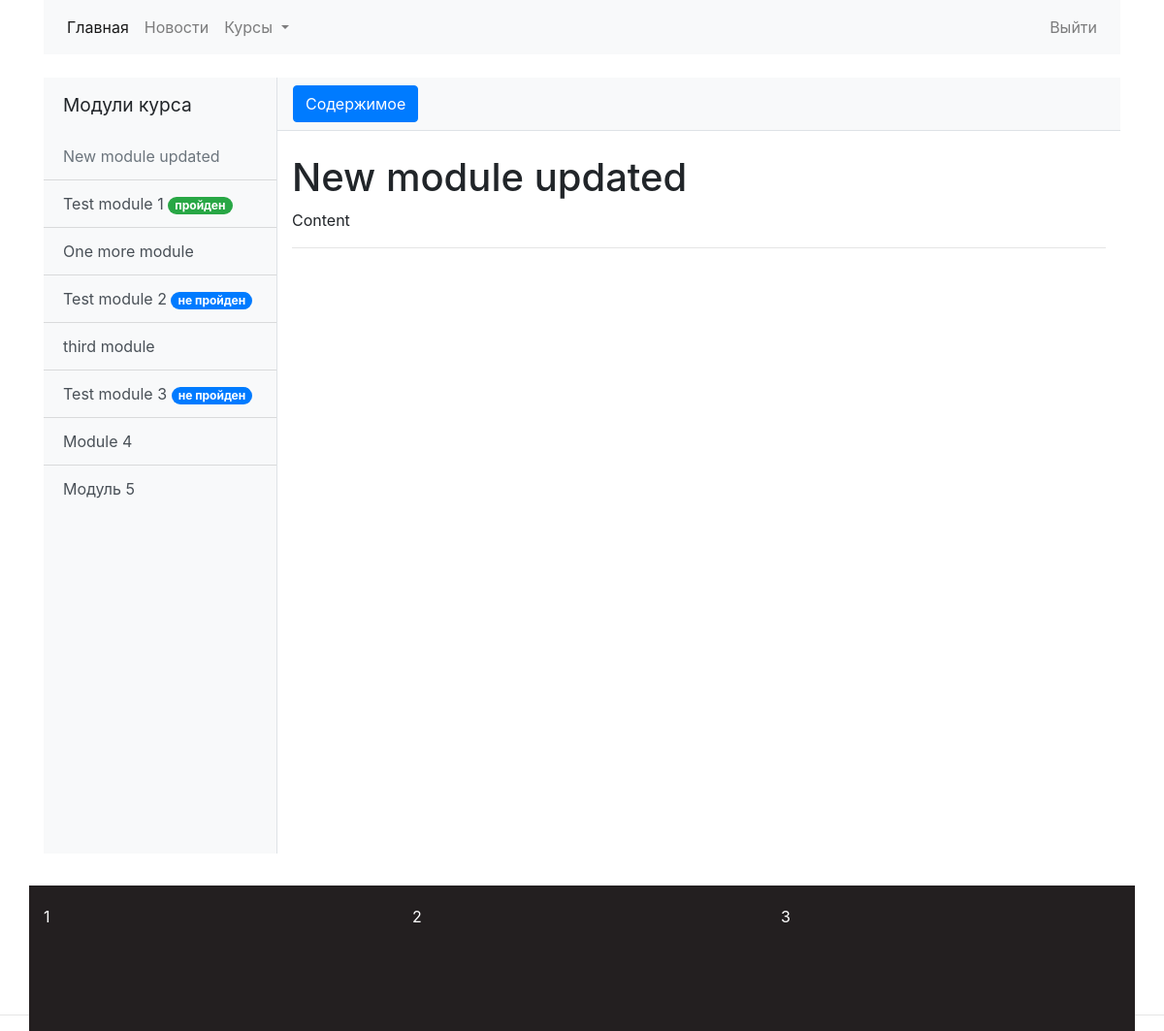
Page /courses/module/4 (signed in) on the committed database.
### courses/models.py (models this page shows, shortened)
class CourseAbstractModel(models.Model):
    title = models.CharField(max_length=200, blank=False)
    slug = models.SlugField(max_length=200, unique=True)
    owner = models.ForeignKey(settings.AUTH_USER_MODEL, on_delete=models.CASCADE)
    create_date = models.DateTimeField(auto_now_add=True)
    update_date = models.DateTimeField(auto_now=True)
    class Meta:
        abstract = True
    def __str__(self):
        return self.title

class Module(CourseAbstractModel):
    course = models.ForeignKey(Course, on_delete=models.CASCADE)
    description = RichTextField(blank=True, null=True)
    content = RichTextUploadingField(blank=True, null=True)

class ModuleTest(CourseAbstractModel):
    module = models.OneToOneField(Module, on_delete=models.CASCADE)

### courses/views.py (the view)
# urls.py: path('module/<int:pk>', views.ModuleDetailView.as_view(), name='module_detail'),
class ModuleDetailView(LoginRequiredMixin, DetailView):
    model = models.Module
    context_object_name = 'module'
    template_name = 'courses/module/module_detail.html'

### courses/models.py (called while the page is built)
    def get_module_set(self):
        return self.module_set

### courses/templatetags/user_filter.py (called while the page is built)
@register.filter(name="test_is_passed")
def test_is_passed(module_test, user):
    print("ID", module_test.id)
    try:
        return StudentModuleTestStatus.objects.get(module_test=module_test, user=user).passed
    except ObjectDoesNotExist:
        return False

### courses/templates/courses/module/module_detail.html (shortened to what this page needs)
{% extends 'index/base.html'%}
{% block body %}
{% with course=module.course %}
<div class="d-flex" id="wrapper">
    {% include 'courses/module_sidebar.html' %}
    <div id="page-content-wrapper">
        <nav class="navbar navbar-expand-lg navbar-light bg-light border-bottom">
            <button class="btn btn-primary" id="menu-toggle">Содержимое</button>
        </nav>
        <div class="container-fluid">
            <h1 class="mt-4">
                {{ module.title }}</h1>
            {{ module.content|safe }}
            <hr>
        </div>
    </div>
    {% endwith %}
    {% endblock %}

### courses/templates/courses/module_sidebar.html (shortened to what this page needs)
{% load user_filter %}
{% if course.get_module_set %}
<div class="bg-light border-right" id="sidebar-wrapper">
    <div class="sidebar-heading">Модули курса</div>
    <div class="list-group list-group-flush">
        {% for class_module in course.module_set.all %}
        <a href="{% url 'courses:module_detail' class_module.id %}" class="list-group-item list-group-item-action bg-light
                      {% if class_module == module %}disabled{% endif %}">
            {{ class_module }}
        </a>
        {% if class_module.moduletest %}
        <a href="{% url 'courses:module_test' class_module.moduletest.id %}"
           class="list-group-item list-group-item-action bg-light">{{ class_module.moduletest.title }}
            {% with test_status=class_module.moduletest|test_is_passed:user %}
            {% if test_status %}
            <span class="badge badge-success badge-pill">пройден</span>
            {% else %}
            <span class="badge badge-primary badge-pill">не пройден</span>
            {% endif %}
            {% endwith %}
        </a>
        {% endif %}
        {% endfor %}
    </div>
</div>
{% endif %}

### static/css/simple-sidebar.css (style rules this page uses)
#wrapper { overflow-x: hidden; }
#sidebar-wrapper { min-height: 100vh; margin-left: -15rem; -webkit-transition: margin .25s ease-out; -moz-transition: margin .25s ease-out; -o-transition: margin .25s ease-out; transition: margin .25s ease-out; }
#sidebar-wrapper .sidebar-heading { padding: 0.875rem 1.25rem; font-size: 1.2rem; }
#sidebar-wrapper .list-group { width: 15rem; }
#page-content-wrapper { min-width: 100vw; }
@media (min-width: 768px) { #sidebar-wrapper { margin-left: 0; } }
@media (min-width: 768px) { #page-content-wrapper { min-width: 0; width: 100%; } }

### static/css/footer.css (style rules this page uses)
html, body { height:100%; }

### rows in the picture
Module: title "New module updated", moduletest "Test module 1", shows "пройден", content "Content"
Module: title "One more module", moduletest "Test module 2", shows "не пройден"
Module: title "third module", moduletest "Test module 3", shows "не пройден"
Module: title "Module 4"
Module: title "Модуль 5"
